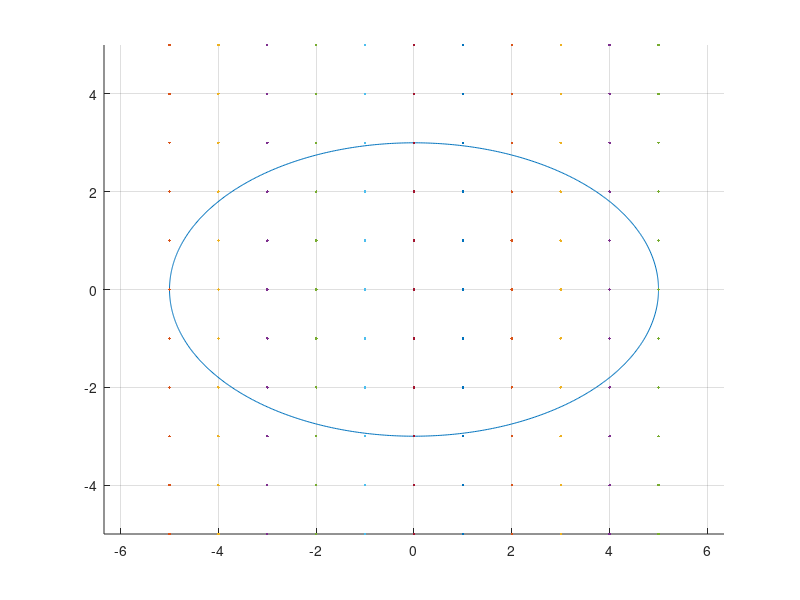

MATLAB code to generate this figure:
clear
close all
clc

% parameterized curve (can be any parameterized curve)
N = 900;
tt = linspace(0,2*pi,N);
dt = tt(2)-tt(1);
% x = 1.5 + 3*sin(tt) + 5*cos(2*tt);
% y = 7*cos(tt);
x = 5*cos(tt);
y = 3*sin(tt);
s = [x;y];

% number of points in the polygon
aa = round(max([x y])); % grid size (aa x aa)
[xx,yy] = meshgrid(linspace(-aa,aa,2*aa+1)); % formation of the grid
[inside,on] = inpolygon(xx,yy,x,y); % matlab point-in-polygon algorithm

% % area enclosed by the curve
% xx2 = @(y) -7/2+3*sqrt(1-y.^2/49)+10*y.^2/49;
% xx1 = @(y) -7/2-3*sqrt(1-y.^2/49)+10*y.^2/49;
% area = integral(@(y)xx2(y)-xx1(y),-7,7);

% unit tangent and outward unit normal
% dxdt = 3*cos(tt)-10*sin(2*tt); % derivative of x-component
% dydt = -7*sin(tt); % derivative of y-component
dxdt = -5*sin(tt);
dydt = 3*cos(tt);
t = [dxdt;dydt]... % unit tangent
     ./vecnorm([dxdt;dydt]);
n = [-dydt;dxdt]./vecnorm([dxdt;dydt]); % unit normal

% vector field
ds = sqrt(dxdt.^2+dydt.^2)*dt; % arc length
in = 0; % initialization of inside points
out = 0; % initilization of outside points
Flux = zeros(2*aa+1); % matrix to store Flux values

% % debugging code
% a = -1;
% b = 0;
% q = 1;
% E1x = q*(x-a)./((x-a).^2+(y-b).^2)/(2*pi);
% E1y = q*(y-b)./((x-a).^2+(y-b).^2)/(2*pi);
% E1 = [E1x;E1y];
% Flux1 = dot(E1,n)*ds';

% iterate over each grid point and compute the flux through the surface
for j = 1:2*aa+1
    for k = 1:2*aa+1
        q = 2*pi; % define charge with value of 2pi
        E = q.*(s-[xx(1,k);yy(j,1)])... % E field eval. at s when q = (xx(1,j),yy(k,1))
            ./(2*pi*vecnorm(s-[xx(1,k);yy(j,1)]).^2);
        Flux(j,k)= dot(E,n)*ds'; % Flux of E (2*pi*winding number)
        if abs(Flux(j,k)) > q/2 
            in = in + 1; % flux inside = q
        else
            out = out + 1; % flux outside = 0
        end
    end
end

disp(['Points inside the curve (algorithm) = ',num2str(in)]);
disp(['Points inside the curve (MATLAB) = ',num2str(numel(yy(inside)))]);
disp(['Points outside the curve = ',num2str(out)]);
 
figure
hold on
grid on
plot(x,y); % plot of the curve
plot(xx,yy,'.'); % plot of the vector field
% plot(xx1(yy),yy,'ro'); % plot of left half of curve
% plot(xx2(yy),yy,'ro'); % plot of right half of curve
% quiver(x,y,n(1,:),n(2,:)); % unit normal
% quiver(x,y,t(1,:),t(2,:)); % unit tangent
% quiver(x,y,E1(1,:),E1(2,:),'color','k'); % electric field evaluated on the curve
axis equal
